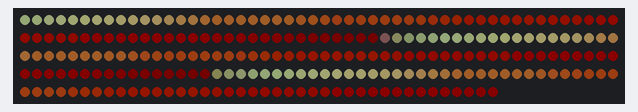
Bench run of a sketch on a simulated Arduino Uno, built with avr-gcc and run on an emulated ATmega328P. Shown: 240 RGB LEDs in strip order, left to right, continuing on the next row. Dim RGB values are drawn brighter than linear.

Above: at 3.18 s.
At 6.34 s:
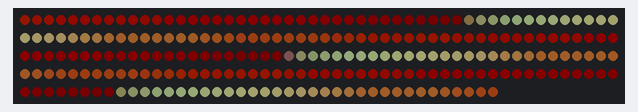
At 10.45 s:
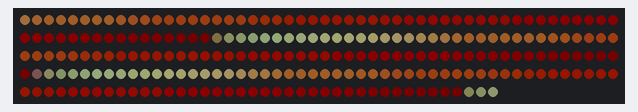
At 19.62 s:
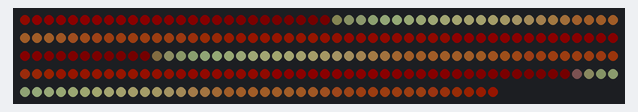
At 27.21 s:
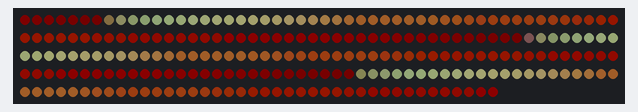
At 36.38 s:
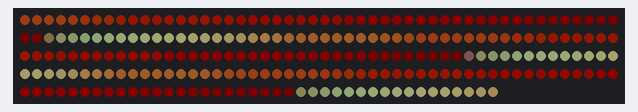

The sketch:

coffeePalletMicro.ino
```cpp
#include <FastLED.h>

#define LED_PIN     3
#define NUM_LEDS    240
#define BRIGHTNESS  64
#define LED_TYPE    WS2812B
#define COLOR_ORDER GRB
CRGB leds[NUM_LEDS];

#define UPDATES_PER_SECOND 100
DEFINE_GRADIENT_PALETTE( es_coffee_01_gp ) {
    0, 152,173,123,
   13, 152,154,106,
   25, 150,136, 91,
   63, 133, 78, 35,
   86, 112, 46, 15,
  114,  86, 15,  1,
  153,  68,  6,  1,
  178,  46,  1,  1,
  191,  31,  1,  1,
  216,  14,  1,  0,
  255,   6,  1,  0};

CRGBPalette16 currentPalette = es_coffee_01_gp;
#define currentBlending LINEARBLEND

void setup() {
    delay(3000); // power-up safety delay
    FastLED.addLeds<LED_TYPE, LED_PIN, COLOR_ORDER>(leds, NUM_LEDS).setCorrection(TypicalLEDStrip);
    FastLED.setBrightness(BRIGHTNESS);
    FastLED.setMaxPowerInVoltsAndMilliamps(5, 1000);
}


void loop(){
    static uint8_t startIndex = 0;
    startIndex = startIndex + 1; /* motion speed */

    FillLEDsFromPaletteColors( startIndex);

    FastLED.show();
    FastLED.delay(1000 / UPDATES_PER_SECOND);
}

void FillLEDsFromPaletteColors( uint8_t colorIndex) {
    uint8_t brightness = 255;

    for( int i = 0; i < NUM_LEDS; i++) {
        leds[i] = ColorFromPalette( currentPalette, colorIndex, brightness, currentBlending);
        colorIndex += 3;
    }
}
```
